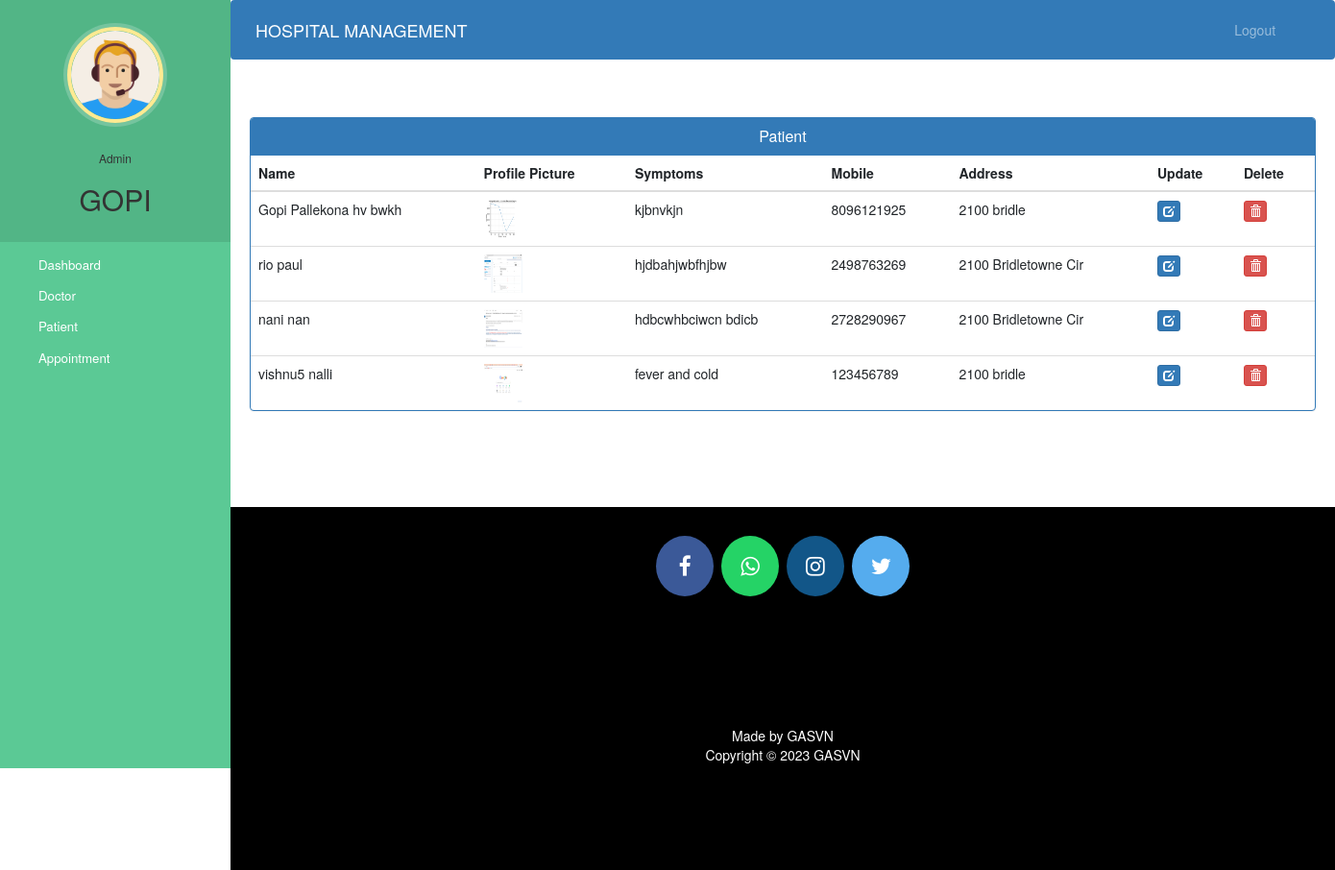
The page /admin-view-patient (signed in) on the database its author committed.
### hospital/models.py (models this page shows, shortened)
class Patient(models.Model):
    user=models.OneToOneField(User,on_delete=models.CASCADE)
    profile_pic= models.ImageField(upload_to='profile_pic/PatientProfilePic/',null=True,blank=True)
    address = models.CharField(max_length=40)
    mobile = models.CharField(max_length=20,null=True)
    symptoms = models.CharField(max_length=100,null=False)
    assignedDoctorId = models.PositiveIntegerField(null=True)
    admitDate=models.DateField(auto_now=True)
    status=models.BooleanField(default=False)
    @property
    def get_name(self):
        return self.user.first_name+" "+self.user.last_name

### hospital/views.py (the view)
# urls.py: path('admin-view-patient', views.admin_view_patient_view,name='admin-view-patient'),
@login_required(login_url='adminlogin')
@user_passes_test(is_admin)
def admin_view_patient_view(request):
    patients=models.Patient.objects.all().filter(status=True)
    return render(request,'hospital/admin_view_patient.html',{'patients':patients})

### hospital/views.py (called while the page is built)
def is_admin(user):
    return user.groups.filter(name='ADMIN').exists()

### templates/hospital/admin_view_patient.html (shortened to what this page needs)
{% extends 'hospital/admin_base.html' %}
{% block content %}
{%load static%}
<head>
  <link href="//netdna.bootstrapcdn.com/bootstrap/3.0.0/css/bootstrap.min.css" rel="stylesheet" id="bootstrap-css">
</head>
<div class="container">
  <div class="panel panel-primary">
    <div class="panel-heading">
      <h6 class="panel-title">Patient</h6>
    </div>
    <table class="table table-hover" id="dev-table">
      <thead>
        <tr>
          <th>Name</th>
          <th>Profile Picture</th>
          <th>Symptoms</th>
          <th>Mobile</th>
          <th>Address</th>
          <th>Update</th>
          <th>Delete</th>
        </tr>
      </thead>
      {% for p in patients %}
      <tr>
        <td> {{p.get_name}}</td>
        <td> <img src="{% static p.profile_pic.url %}" alt="Profile Pic" height="40px" width="40px" /></td>
        <td>{{p.symptoms}}</td>
        <td>{{p.mobile}}</td>
        <td>{{p.address}}</td>
        <td><a class="btn btn-primary btn-xs" href="{% url 'update-patient' p.id  %}"><span class="glyphicon glyphicon-edit"></span></a></td>
        <td><a class="btn btn-danger btn-xs" href="{% url 'delete-patient-from-hospital' p.id  %}"><span class="glyphicon glyphicon-trash"></span></a></td>
      </tr>
      {% endfor %}
    </table>
  </div>
</div>
{% endblock content %}

### templates/hospital/admin_base.html (shortened to what this page needs)
<!DOCTYPE html>
{% load static %}
<html lang="en">
<head>
  <link rel="stylesheet" href="https://stackpath.bootstrapcdn.com/bootstrap/4.3.1/css/bootstrap.min.css">
  <link rel="stylesheet" href="https://maxcdn.bootstrapcdn.com/font-awesome/4.7.0/css/font-awesome.min.css">
  <link rel="stylesheet" href="{% static '/style.css' %}">
</head>
<body>
  <nav class="menu" tabindex="0">
    <header class="avatar">
      <img src="{% static "images/adminpropic.png" %}" />
      <br><br>
      <h6>Admin</h6>
      <h2>{{request.user.first_name}}</h2>
    </header>
    <ul>
      <li tabindex="0" class="icon-dashboard"> <a style="color:white; text-decoration:none;" href="/admin-dashboard"><span>Dashboard</span></a> </li>
      <li tabindex="0" class="icon-customers"> <a style="color:white; text-decoration:none;" href="/admin-doctor"><span>Doctor</span></a></li>
      <li tabindex="0" class="icon-users"> <a style="color:white; text-decoration:none;" href="/admin-patient"><span>Patient</span></a></li>
      <li tabindex="0" class="icon-calendar"> <a style="color:white; text-decoration:none;" href="/admin-appointment"><span>Appointment</span></a></li>
    </ul>
  </nav>
  <main>
    <div class="bs-example">
      <nav class="navbar navbar-expand-md  navbar-dark fixed-top" style="background:#337AB7;">
        <a href="/admin-dashboard" class="navbar-brand">HOSPITAL MANAGEMENT</a>
        <div class="collapse navbar-collapse justify-content-between" id="navbarCollapse">
          <div class="navbar-nav" style=" margin-left: 90%;">
            <a href="/logout" class="nav-item nav-link">Logout</a>
          </div>
        </div>
      </nav>
    </div>
    <br><br>
    {% block content %}
    {% endblock content %}
    <br><br><br><br>
    <footer>
      <p>
        <a id="ftr" href="https://www.facebook.com/" class="fa fa-facebook"></a>
        <a id="ftr" href="https://api.whatsapp.com/send?phone=12498763269&text=Hello%20Gopi.%0d%0aHow%20are%20you%20%3f%0d%0aI%20came%20from%20your%20website.&source=&data=#" class="fa fa-whatsapp"></a>
        <a id="ftr" href="https://www.instagram.com/gopi.kommanaboiena/?hl=en" class="fa fa-instagram"></a>
        <a id="ftr" href="https://twitter.com/i/flow/login?lang=en" class="fa fa-twitter"></a>
      </p>
      <br>
      <div class="container">
        <div class="row">
          <div class="col-md-12 col-sm-12">
            <div style="color:#ffffff;" class="wow fadeInUp footer-copyright">
              <p>Made by GASVN <br>
                Copyright &copy; 2023 GASVN </p>
            </div>
          </div>
        </div>
      </div>
    </footer>
  </main>
</body>
</html>

### static/style.css (style rules this page uses)
body { padding-left: 240px; }
main { position: relative; height: 100vh; }
.menu { background: #5bc995; height: 100vh; width: 240px; position: fixed; top: 0px; left: 0; z-index: 5; outline: none; }
.menu .avatar { background: rgba(0, 0, 0, 0.1); padding: 2em 0.5em; text-align: center; }
.menu .avatar img { width: 100px; border-radius: 50%; overflow: hidden; border: 4px solid #ffea92; box-shadow: 0 0 0 4px rgba(255, 255, 255, 0.2); }
.menu .avatar h2 { font-weight: normal; margin-bottom: 0; }
.menu ul { list-style: none; padding: 0.5em 0; margin: 0; }
.menu ul li { padding: 0.5em 1em 0.5em 3em; font-size: 0.95em; font-weight: regular; background-repeat: no-repeat; background-position: left 15px center; background-size: auto 20px; transition: all 0.15s linear; cursor: pointer; }
.menu ul li.icon-dashboard { background-image: url("http://www.entypo.com/images//gauge.svg"); }
.menu ul li.icon-customers { background-image: url("http://www.entypo.com/images//briefcase.svg"); }
.menu ul li.icon-users { background-image: url("http://www.entypo.com/images//users.svg"); }
.menu ul li.icon-calendar { background-image: url("http://www.entypo.com/images//calendar.svg"); }

### templates/hospital/admin_base.html (style rules this page uses)
a:link { text-decoration: none; }
a { color: white; }
footer { padding: 0px 0px 0px 0px; background-color: black; margin: 0px; }
#ftr { padding: 20px; }
.fa { font-size: 23px; width: 60px; text-align: center; text-decoration: none; margin: 5px 2px; border-radius: 50%; }
.fa-facebook { background: #3B5998; color: white; margin-top: 30px; }
.fa-whatsapp { background: #25d366; color: white; }
.fa-twitter { background: #55ACEE; color: white; }
.fa-instagram { background: #125688; color: white; }
p { text-align: center; }
body { padding-left: 240px; }
main { position: relative; height: 100vh; }
.menu { background: #5bc995; height: 100vh; width: 240px; position: fixed; top: 0px; left: 0; z-index: 5; outline: none; }
.menu .avatar { background: rgba(0, 0, 0, 0.1); padding: 2em 0.5em; text-align: center; }
.menu .avatar img { width: 100px; border-radius: 50%; overflow: hidden; border: 4px solid #ffea92; box-shadow: 0 0 0 4px rgba(255, 255, 255, 0.2); }
.menu .avatar h2 { font-weight: normal; margin-bottom: 0; }
.menu ul { list-style: none; padding: 0.5em 0; margin: 0; }
.menu ul li { padding: 0.5em 1em 0.5em 3em; font-size: 0.95em; font-weight: regular; background-repeat: no-repeat; background-position: left 15px center; background-size: auto 20px; transition: all 0.15s linear; cursor: pointer; }
.menu ul li.icon-dashboard { background-image: url("http://www.entypo.com/images//gauge.svg"); }
.menu ul li.icon-customers { background-image: url("http://www.entypo.com/images//briefcase.svg"); }
.menu ul li.icon-users { background-image: url("http://www.entypo.com/images//users.svg"); }
.menu ul li.icon-calendar { background-image: url("http://www.entypo.com/images//calendar.svg"); }

### templates/hospital/admin_view_patient.html (style rules this page uses)
a:link { text-decoration: none; }
h6 { text-align: center; }
.row { margin: 100px; }

### rows shown on the page
Patient: get_name "Gopi Pallekona hv bwkh", profile_pic (picture), symptoms "kjbnvkjn", mobile "8096121925", address "2100 bridle"
Patient: get_name "rio paul", profile_pic (picture), symptoms "hjdbahjwbfhjbw", mobile "2498763269", address "2100 Bridletowne Cir"
Patient: get_name "nani nan", profile_pic (picture), symptoms "hdbcwhbciwcn bdicb", mobile "2728290967", address "2100 Bridletowne Cir"
Patient: get_name "vishnu5 nalli", profile_pic (picture), symptoms "fever and cold", mobile "123456789", address "2100 bridle"

### other values the page prints
{{ request.user.first_name }} "GOPI"
